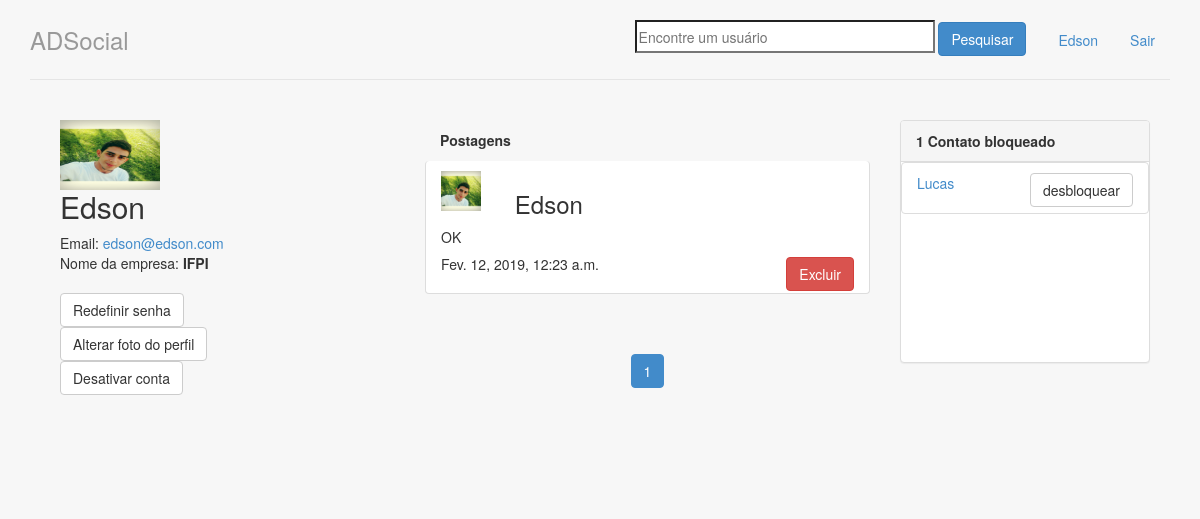
The page /perfil/ (signed in) on the database its author committed.
### perfis/models.py (models this page shows, shortened)
class Perfil(models.Model):
    nome = models.CharField(max_length=255, null=False)
    telefone = models.CharField(max_length=15, null=False)
    nome_empresa = models.CharField(max_length=255, null=False)
    contatos = models.ManyToManyField('self', related_name = 'meus_contatos')
    contatos_bloqueados = models.ManyToManyField('self', related_name = 'meus_contatos_bloqueados', symmetrical=False, through='Bloqueio')
    usuario = models.OneToOneField(User, related_name="perfil", on_delete = models.CASCADE)
    justificativa = models.CharField(max_length=400)
    foto_perfil = models.ImageField(upload_to='perfil', null=True, blank = True)
    @property
    def email(self):
        return self.usuario.email
    @property
    def meus_bloqueios(self):
        bloqueio = Bloqueio.objects.filter(bloqueador=self)
        return bloqueio
    def __str__(self):
        return self.nome

class Postagem(models.Model):
    dono = models.ForeignKey(Perfil, on_delete=models.CASCADE, related_name='minhas_postagens')
    texto = models.CharField(max_length=400, null=False)
    imagem_postagem = models.ImageField(upload_to='timeline_fotos', null=True, blank = True)
    data_publicacao = models.DateTimeField(auto_now_add=True)
    class Meta:
        ordering = ['-data_publicacao']
    def __str__(self):
        return self.texto

class Bloqueio(models.Model):
    bloqueador = models.ForeignKey(Perfil, on_delete = models.CASCADE, related_name = 'bloqueador')
    bloqueado = models.ForeignKey(Perfil, on_delete = models.CASCADE, related_name = 'bloqueado')
    def __str__(self):
        return self.bloqueado.nome

### perfis/views.py (the view, shortened to what this page needs)
# urls.py: path('perfil/', views.PerfilView.as_view(), name='meu_perfil'),
class PerfilView(View):
    def get(self, request):
        form = UploadFotoPerfilForm()
        perfil_logado = get_perfil_logado(request)
        page = request.GET.get("page", 1)
        paginator = Paginator(perfil_logado.minhas_postagens.all(), 10)
        total = paginator.count
        try:
            minhas_postagens = paginator.page(page)
        except InvalidPage:
            minhas_postagens = paginator.page(1)
        contexto = {'perfil': perfil_logado,
                    'perfil_logado': perfil_logado,
                    'posso_convidar': False,
                    'posso_bloquear': False,
                    'posso_exibir': True,
                    'form': form,
                    'minhas_postagens': minhas_postagens
                    }
        return render(request, 'perfil.html', contexto)

### perfis/forms.py
class UploadFotoPerfilForm(forms.Form):
	foto_perfil = forms.FileField(required=False)

### perfis/views.py (called while the page is built)
@login_required
def get_perfil_logado(request):
    return request.user.perfil

### perfis/templates/perfil.html (shortened to what this page needs)
{% extends 'base.html' %}
{% block body %}
	{% if not perfil.usuario.is_active %}
        <h1>Perfil desativado :(</h1>
    {% elif posso_exibir %}
    <div class="col-lg-4">
        <div class="container">
        {% if perfil.foto_perfil %}
            <img src="{{ perfil.foto_perfil.url }}" style="width:100px; height:70px">
        {% else %}
            <img src="/static/img/photo.jpg" style="width:100px; height:70px">
        {% endif %}
        <h2 style="margin-top: 0px">{{ perfil.nome }}</h2>
        <address>
            Email: <a href = "mailto:{{ perfil.email }}">{{ perfil.email }}</a>
            <br>
            Nome da empresa: <strong>{{ perfil.nome_empresa }}</strong>
        </address>
            {% if perfil.id == perfil_logado.id %}
            <a
                class="btn btn-default"
                href="{% url 'form_redefinir_senha' %}"
            >Redefinir senha</a>
            <br>
            <a
                class="btn btn-default"
                href="{% url 'alterar_foto_perfil' %}"
            >Alterar foto do perfil</a>
            <br>
            <a
                class="btn btn-default"
                href="{% url 'desativar_conta' %}"
            >Desativar conta</a>
            {% endif %}
        </div>
    </div>
    <div class="col-lg-5">
        {% if minhas_postagens %}
        <div class="panel-heading">
            <strong>Postagens</strong>
        </div>
        <ul class="list-group">
            {% for postagem in minhas_postagens %}
            <li class="list-group-item">
                <div class="row">
                    <div class="col-lg-2">
                    {% if postagem.dono.foto_perfil %}
                        <img src="{{ postagem.dono.foto_perfil.url }}" style="width:40px; height:40px">
                    {% else %}
                        <img src="/static/img/photo.jpg" style="width:40px; height:50px">
                    {% endif %}
                    </div>
                    <div class="col-lg-10">
                        <h3>{{ postagem.dono }}</h3>
                    </div>
                </div>
                <p>{{ postagem }}</p>
                {% if postagem.dono.id == perfil_logado.id or perfil_logado.superuser %}
                <button class="btn btn-danger pull-right btn-confirm">Excluir</button>
                <h5>{{postagem.data_publicacao}}</h5>
            </li>
            {% endif %}
                    {% endfor %}
        </ul>
        {% endif %}
        <div class="content"  style="text-align:center;">
            <div class="pagination">
                {% for i in minhas_postagens.paginator.page_range %}
                    {% if minhas_postagens.number == i %}
                        <li class="page-item active">
                            <a
                                class="page-link"
                                href="?page={{ minhas_postagens.i }}{{i}}"
                            >{{ i }}</a>
                        </li>
                    {% endif %}
                    {% endfor %}
                </div>
            </div>
    </div>
    <div class="col-lg-3">
        {% if perfil_logado.id == perfil.id %}
        <div
            class="panel panel-default"
            style="width:250px;"
        >
            {% with total=perfil_logado.meus_bloqueios.count %}
                {% if total %}
            <div class="panel-heading">
                <strong>
                    {{ total }}
                        Contato{{ total|pluralize }} bloqueado{{ total|pluralize }}
                </strong>
            </div>
            <div style="overflow-y: scroll; height: 200px;">
                <ul class="list-group">
                    {% for bloqueio in perfil_logado.meus_bloqueios.all %}
                    <li class="list-group-item">
                        <p>
                            <a href="{% url 'exibir' bloqueio.bloqueado.id %}">{{ bloqueio }}</a>
                            <a
                                class="btn btn-default pull-right"
                                href="{% url 'desbloquear' bloqueio.id %}"
                            >desbloquear</a>
                        </p>
                    </li>
                    {% endfor %}
                </ul>
            </div>
            {% else %}
            <div class="panel-body">Não há contatos bloqueados</div>
            {% endif %}
                {% endwith %}
        </div>
        {% endif %}
    </div>
    {% else %}
        <h1>Usuário não existe</h1>
    {% endif %}
{% endblock %}

### perfis/templates/base.html (shortened to what this page needs)
{% load staticfiles %}
<!doctype html>
<html lang="pt-br">
<head>
	<link rel="stylesheet" href="{% static 'styles/bootstrap.css' %}">
	<link rel="stylesheet" href="{% static 'styles/main.css' %}">
</head>
<body>
	<div class="container">
		<div class="header">
			{% if request.user.perfil %}
			<ul class="nav nav-pills pull-right">
				<li>
					<div class="container">
						<form class="form-signin" method="post" action="{% url 'pesquisar' %}">
							<input name="nome" id="nome_id" required placeholder="Encontre um usuário" style="min-height: 33px; min-width: 300px;">
							<button class="btn btn-primary" type="submit">Pesquisar</button>
						</form>
					</div>
				</li>
				<li><a href="{% url 'meu_perfil' %}">{{ perfil_logado.nome }}</a></li>
				<li><a href="/logout/">Sair</a></li>
			</ul>
			<a href="{% url 'index' %}" style="text-decoration:#428bca">
				<h3 class="text-muted">ADSocial</h3>
			</a>
			{% else %}
			<h3 class="text-muted">ADSocial</h3>
			{% endif %}
		</div>
		<div class="row content">
			{% block body %}
			{% endblock %}
		</div>
	</div>
</body>
</html>

### perfis/static/styles/main.css (style rules this page uses)
body { padding-top: 20px; padding-bottom: 20px; background-color: rgb(247, 247, 247) }
.header, .content, .footer { padding-left: 15px; padding-right: 15px; }
.header { border-bottom: 1px solid #e5e5e5; }
.header h3 { margin-top: 0; margin-bottom: 0; line-height: 40px; padding-bottom: 19px; }
.content { margin: 40px 0; }
@media screen and (min-width: 768px) { .header, .content, .footer { padding-left: 0; padding-right: 0; } }
@media screen and (min-width: 768px) { .header { margin-bottom: 30px; } }

### rows shown on the page
Perfil: nome "Edson", foto_perfil (picture), email "edson@edson.com", nome_empresa "IFPI"
Postagem: dono.foto_perfil (picture), dono "Edson", texto "OK", data_publicacao "Fev. 12, 2019, 12:23 a.m."
Bloqueio: bloqueado.nome "Lucas"

### other values the page prints
{{ i }} "1"
{{ total }} "1"
